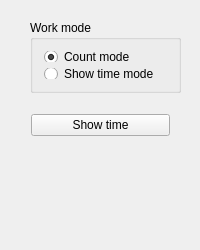
<?xml version="1.0" encoding="UTF-8"?>
<ui version="4.0">
 <class>TimerClass</class>
 <widget class="QMainWindow" name="TimerClass">
  <property name="geometry">
   <rect>
    <x>0</x>
    <y>0</y>
    <width>200</width>
    <height>250</height>
   </rect>
  </property>
  <property name="sizePolicy">
   <sizepolicy hsizetype="Fixed" vsizetype="Fixed">
    <horstretch>0</horstretch>
    <verstretch>0</verstretch>
   </sizepolicy>
  </property>
  <property name="minimumSize">
   <size>
    <width>200</width>
    <height>250</height>
   </size>
  </property>
  <property name="maximumSize">
   <size>
    <width>200</width>
    <height>250</height>
   </size>
  </property>
  <property name="windowTitle">
   <string>Timer</string>
  </property>
  <widget class="QWidget" name="centralWidget">
   <widget class="QGroupBox" name="groupBox">
    <property name="geometry">
     <rect>
      <x>30</x>
      <y>20</y>
      <width>151</width>
      <height>73</height>
     </rect>
    </property>
    <property name="title">
     <string>Work mode</string>
    </property>
    <property name="flat">
     <bool>false</bool>
    </property>
    <property name="checkable">
     <bool>false</bool>
    </property>
    <layout class="QVBoxLayout" name="verticalLayout">
     <item>
      <widget class="QRadioButton" name="count">
       <property name="text">
        <string>Count mode</string>
       </property>
       <property name="checked">
        <bool>true</bool>
       </property>
      </widget>
     </item>
     <item>
      <widget class="QRadioButton" name="showing">
       <property name="text">
        <string>Show time mode</string>
       </property>
      </widget>
     </item>
    </layout>
   </widget>
   <widget class="QStackedWidget" name="stackedWidget">
    <property name="geometry">
     <rect>
      <x>20</x>
      <y>100</y>
      <width>161</width>
      <height>51</height>
     </rect>
    </property>
    <property name="currentIndex">
     <number>1</number>
    </property>
    <widget class="QWidget" name="count_widget">
     <layout class="QVBoxLayout" name="verticalLayout_2">
      <item>
       <widget class="QPushButton" name="start_stop">
        <property name="text">
         <string>Start timer</string>
        </property>
       </widget>
      </item>
     </layout>
    </widget>
    <widget class="QWidget" name="show_widget">
     <layout class="QVBoxLayout" name="verticalLayout_3">
      <item>
       <widget class="QPushButton" name="show_hide">
        <property name="text">
         <string>Show time</string>
        </property>
       </widget>
      </item>
     </layout>
    </widget>
   </widget>
  </widget>
 </widget>
 <layoutdefault spacing="6" margin="11"/>
 <resources>
  <include location="Timer.qrc"/>
 </resources>
 <connections/>
</ui>
